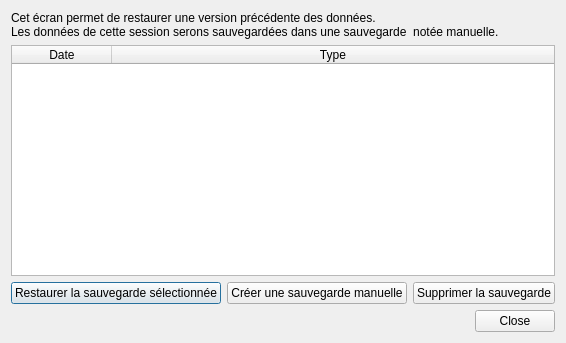
<?xml version="1.0" encoding="UTF-8"?>
<ui version="4.0">
 <class>Dialog</class>
 <widget class="QDialog" name="Dialog">
  <property name="windowModality">
   <enum>Qt::ApplicationModal</enum>
  </property>
  <property name="geometry">
   <rect>
    <x>0</x>
    <y>0</y>
    <width>511</width>
    <height>343</height>
   </rect>
  </property>
  <property name="windowTitle">
   <string>Dialog</string>
  </property>
  <property name="modal">
   <bool>true</bool>
  </property>
  <layout class="QGridLayout" name="gridLayout">
   <item row="0" column="0">
    <widget class="QLabel" name="label">
     <property name="text">
      <string>Cet écran permet de restaurer une version précédente des données.
Les données de cette session serons sauvegardées dans une sauvegarde  notée manuelle.</string>
     </property>
    </widget>
   </item>
   <item row="1" column="0">
    <widget class="QTableWidget" name="tableWidget">
     <property name="contextMenuPolicy">
      <enum>Qt::ActionsContextMenu</enum>
     </property>
     <property name="editTriggers">
      <set>QAbstractItemView::NoEditTriggers</set>
     </property>
     <property name="selectionMode">
      <enum>QAbstractItemView::SingleSelection</enum>
     </property>
     <property name="selectionBehavior">
      <enum>QAbstractItemView::SelectRows</enum>
     </property>
     <attribute name="horizontalHeaderStretchLastSection">
      <bool>true</bool>
     </attribute>
     <column>
      <property name="text">
       <string>Date</string>
      </property>
     </column>
     <column>
      <property name="text">
       <string>Type</string>
      </property>
     </column>
    </widget>
   </item>
   <item row="2" column="0">
    <layout class="QHBoxLayout" name="horizontalLayout">
     <item>
      <widget class="QPushButton" name="pushButton">
       <property name="enabled">
        <bool>true</bool>
       </property>
       <property name="text">
        <string>Restaurer la sauvegarde sélectionnée</string>
       </property>
       <property name="icon">
        <iconset>
         <normaloff>../../resources/icons/clock-history.png</normaloff>../../resources/icons/clock-history.png</iconset>
       </property>
      </widget>
     </item>
     <item>
      <widget class="QPushButton" name="pushButton_2">
       <property name="text">
        <string>Créer une sauvegarde manuelle</string>
       </property>
       <property name="icon">
        <iconset>
         <normaloff>../../resources/icons/database--plus.png</normaloff>../../resources/icons/database--plus.png</iconset>
       </property>
      </widget>
     </item>
     <item>
      <widget class="QPushButton" name="pushButton_3">
       <property name="text">
        <string>Supprimer la sauvegarde</string>
       </property>
       <property name="icon">
        <iconset>
         <normaloff>../../resources/icons/minus.png</normaloff>../../resources/icons/minus.png</iconset>
       </property>
      </widget>
     </item>
     <item>
      <spacer name="horizontalSpacer">
       <property name="orientation">
        <enum>Qt::Horizontal</enum>
       </property>
       <property name="sizeHint" stdset="0">
        <size>
         <width>40</width>
         <height>20</height>
        </size>
       </property>
      </spacer>
     </item>
    </layout>
   </item>
   <item row="3" column="0">
    <widget class="QDialogButtonBox" name="buttonBox">
     <property name="orientation">
      <enum>Qt::Horizontal</enum>
     </property>
     <property name="standardButtons">
      <set>QDialogButtonBox::Close</set>
     </property>
    </widget>
   </item>
  </layout>
 </widget>
 <resources/>
 <connections>
  <connection>
   <sender>buttonBox</sender>
   <signal>accepted()</signal>
   <receiver>Dialog</receiver>
   <slot>accept()</slot>
   <hints>
    <hint type="sourcelabel">
     <x>248</x>
     <y>254</y>
    </hint>
    <hint type="destinationlabel">
     <x>157</x>
     <y>274</y>
    </hint>
   </hints>
  </connection>
  <connection>
   <sender>buttonBox</sender>
   <signal>rejected()</signal>
   <receiver>Dialog</receiver>
   <slot>reject()</slot>
   <hints>
    <hint type="sourcelabel">
     <x>316</x>
     <y>260</y>
    </hint>
    <hint type="destinationlabel">
     <x>286</x>
     <y>274</y>
    </hint>
   </hints>
  </connection>
 </connections>
</ui>
